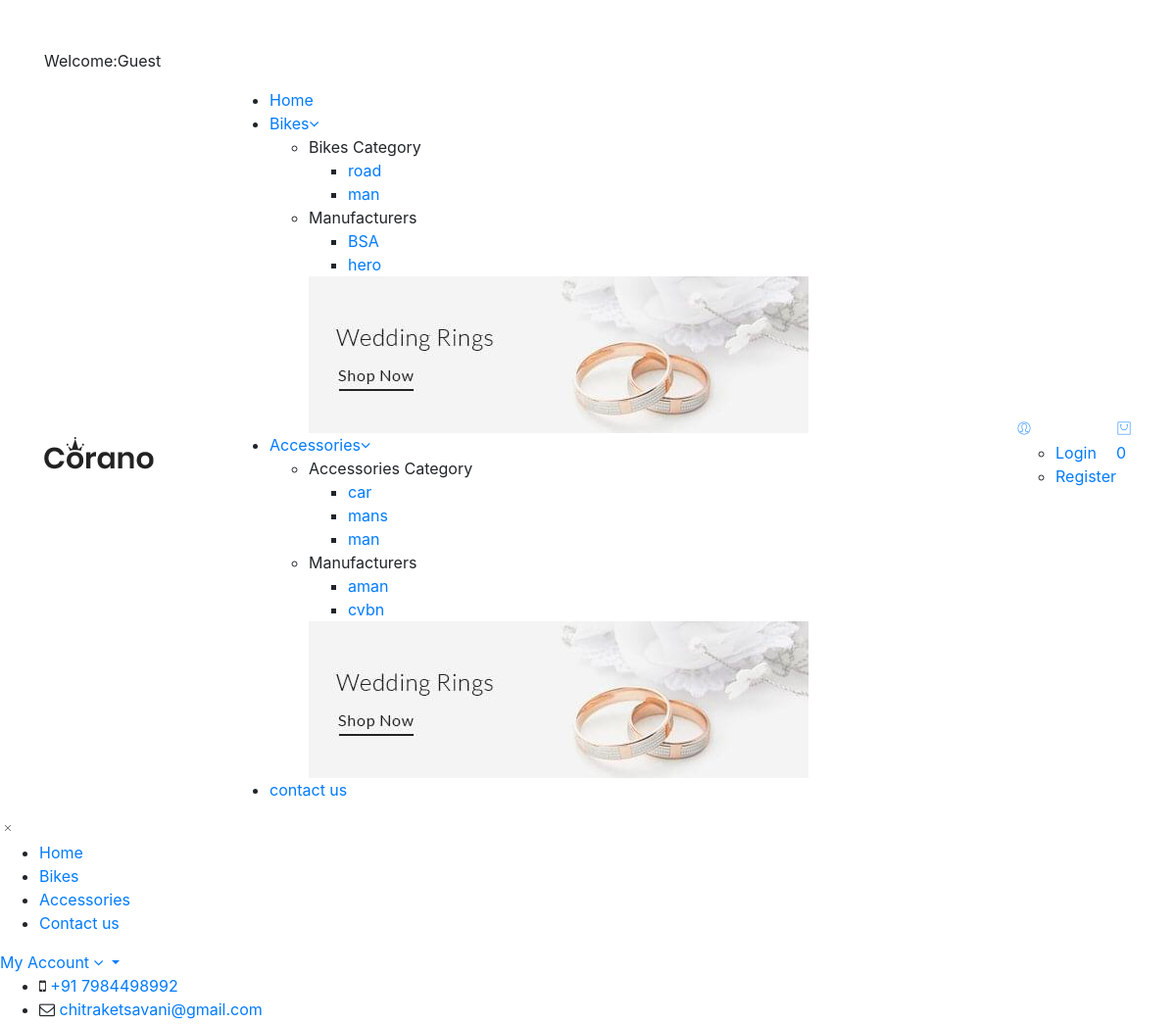
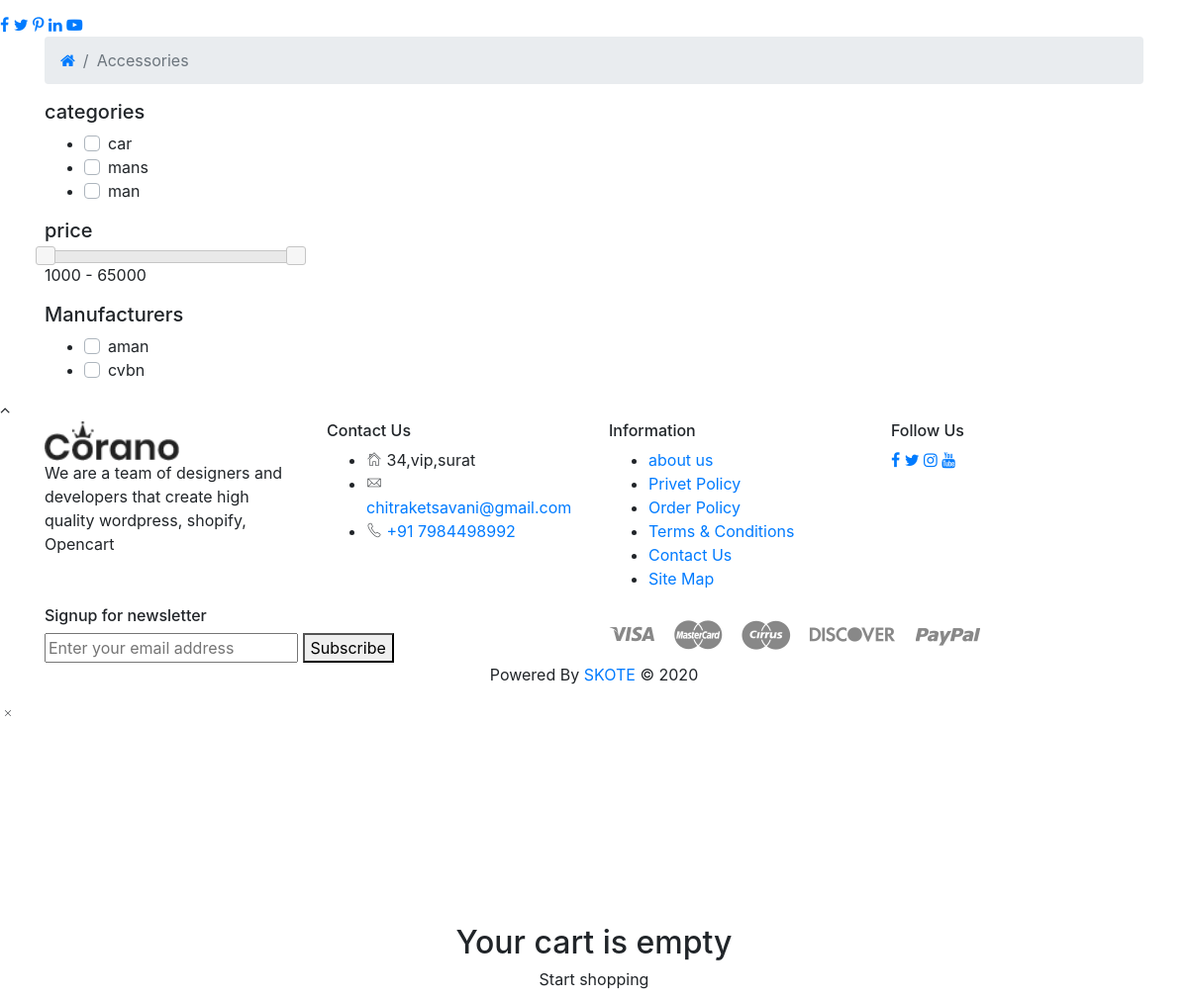
Screenshot of /accessories.php with the database file from the repository (2 pictures, top to bottom).
### tables this page shows
CREATE TABLE `product_categories` (
  `p_cat_id` int(10) NOT NULL AUTO_INCREMENT,
  `p_cat_title` text NOT NULL,
  `p_cat_top` text NOT NULL,
  `p_cat_status` text NOT NULL,
  PRIMARY KEY (`p_cat_id`)
);

CREATE TABLE `manufacturers` (
  `manufacturer_id` int(10) NOT NULL AUTO_INCREMENT,
  `manufacturer_title` text NOT NULL,
  `manufacturer_top` text NOT NULL,
  `manufacturer_status` text NOT NULL,
  PRIMARY KEY (`manufacturer_id`)
);

CREATE TABLE `accessories_category` (
  `accessories_category_id` int(10) NOT NULL AUTO_INCREMENT,
  `accessories_category` text NOT NULL,
  `accessories_category_top` text NOT NULL,
  `accessories_category_status` text NOT NULL,
  PRIMARY KEY (`accessories_category_id`)
);

CREATE TABLE `accessories_brand` (
  `accessories_brand_id` int(10) NOT NULL AUTO_INCREMENT,
  `accessories_brand` text NOT NULL,
  `accessories_brand_top` text NOT NULL,
  `accessories_brand_status` text NOT NULL,
  PRIMARY KEY (`accessories_brand_id`)
);

### functions/functions.php (the view, shortened to what the rows shown need)
<?php
$db=mysqli_connect("localhost","root","","ecom_store");
            ?>
        <?php
function  getAbrand(){
    global $db;
    $sql="SELECT  * FROM accessories_brand WHERE accessories_brand_top='yes' and accessories_brand_status='yes'";
    $result=$db->query($sql);
    while ($row=$result->fetch_assoc()) {
        ?>
    <li>
    <div class="custom-control custom-checkbox">
        <label class="common_selector accessories_brand_id custom-control-label" for="<?php echo  $row['accessories_brand']; ?>"><?php echo  $row['accessories_brand']; ?></label>
    </div>
    </li>
    <?php
    }
        ?>
    <?php
}
function getAcategory(){
    global $db;
    $sql="SELECT *  FROM accessories_category WHERE accessories_category_top='yes' and accessories_category_status='yes'";
    $result=$db->query($sql);
    while ($row=$result->fetch_assoc()) {
        ?>
    <li>
    <div class="custom-control custom-checkbox">
        <label class="common_selector accessories_category custom-control-label" for="<?php echo $row['accessories_category']; ?>"><?php echo $row['accessories_category']; ?></label>
    </div>
    </li>
    <?php
    }
        ?>
    <?php
}
        ?>

### includes/header.php (shortened to what the rows shown need)
<?php
include("includes/db.php");
include("functions/functions.php");
 ?>
<!doctype html>
<html class="no-js" lang="en">
<head>
    <link rel="stylesheet" href="assets/css/vendor/bootstrap.min.css">
    <link rel="stylesheet" href="assets/css/vendor/pe-icon-7-stroke.css">
    <link rel="stylesheet" href="assets/css/vendor/font-awesome.min.css">
    <link rel="stylesheet" href="assets/css/plugins/slick.min.css">
    <link rel="stylesheet" href="assets/css/plugins/animate.css">
    <link rel="stylesheet" href="assets/css/plugins/nice-select.css">
    <link rel="stylesheet" href="assets/css/plugins/jqueryui.min.css">
    <link rel="stylesheet" href="assets/js/plugins/jquery.min.js">
    <link rel="stylesheet" href="assets/js/main.js">
    <link rel="stylesheet" href="assets/js/plugins/jqueryui.min.js">
    <link rel="stylesheet" href="assets/js/jquerys.min.js">
    <link rel="stylesheet" href="assets/js/bootstrap.min.js">
    <link rel="stylesheet" href="assets/css/style.css">
</head>
<body>
<header class="header-area header-wide">
        <div class="main-header d-none d-lg-block">
            <div class="header-main-area sticky">
                <div class="container">
                    <div class="row align-items-center position-relative">
                        <div class="col-lg-6 position-static">
                            <div class="main-menu-area">
                                <div class="main-menu">
                                     <nav class="desktop-menu">
                                        <ul>
                                            <li class="position-static <?php if($active=='Shop') echo"active"?>"><a href="bike">Bikes<i class="fa fa-angle-down"></i></a>
                                                <ul class="megamenu dropdown">
                                                    <li class="mega-title"><span>Bikes Category</span>
                                                        <ul>
                                                            <?php
                                                            $select_category="select * from product_categories where p_cat_status='yes'";
                                                            $run_category=mysqli_query($con,$select_category);
                                                            while($row_category=mysqli_fetch_array($run_category))
                                                            {
                                                             ?>
                                                            <li><a href="bike?category_id=<?php echo base64_encode($row_category['p_cat_id']); ?>"><?php echo $row_category['p_cat_title']; ?></a></li>
                                                            <?php }?>
                                                        </ul>
                                                    </li>
                                                    <li class="mega-title"><span>Manufacturers</span>
                                                        <ul>
                                                        <?php
                                                            $select_manufacturer="select * from manufacturers where manufacturer_status='yes'";
                                                            $run_manufacturer=mysqli_query($con,$select_manufacturer);
                                                            while($row_manufacturer=mysqli_fetch_array($run_manufacturer))
                                                            {
                                                             ?>
                                                            <li><a href="bike?manufacturer_id=<?php echo base64_encode($row_manufacturer['manufacturer_id']); ?>"><?php echo $row_manufacturer['manufacturer_title']; ?></a></li>
                                                            <?php }?>
                                                        </ul>
                                                    </li>
                                                </ul>
                                            </li>
                                            <li class="position-static <?php if($active=='Accessories') echo"active"?>"><a href="accessories">Accessories<i class="fa fa-angle-down"></i></a>
                                                <ul class="megamenu dropdown">
                                                    <li class="mega-title"><span>Accessories Category</span>
                                                        <ul>
                                                            <?php
                                                            $select_accessories="select * from accessories_category where accessories_category_status='yes'";
                                                            $run_accessories=mysqli_query($con,$select_accessories);
                                                            while($row_accessories=mysqli_fetch_array($run_accessories))
                                                            {
                                                             ?>
                                                            <li><a href="accessories?category_id=<?php echo base64_encode($row_accessories['accessories_category_id']); ?>"><?php echo $row_accessories['accessories_category']; ?></a></li>
                                                            <?php }?>
                                                        </ul>
                                                    </li>
                                                    <li class="mega-title"><span>Manufacturers</span>
                                                        <ul>
                                                        <?php
                                                            $select_manufacturers="select * from accessories_brand where accessories_brand_status='yes'";
                                                            $run_manufacturers=mysqli_query($con,$select_manufacturers);
                                                            while($row_manufacturers=mysqli_fetch_array($run_manufacturers))
                                                            {
                                                             ?>
                                                            <li><a href="accessories?manufacturer_id=<?php echo base64_encode($row_manufacturers['accessories_brand_id']); ?>"><?php echo $row_manufacturers['accessories_brand']; ?></a></li>
                                                            <?php }?>
                                                        </ul>
                                                    </li>
                                                </ul>
                                            </li>
                                        </ul>
                                    </nav>
                                </div>
                            </div>
                        </div>
                    </div>
                </div>
            </div>
        </div>
    </header>

### rows the page displays
product_categories: p_cat_title "road"
product_categories: p_cat_title "man"
manufacturers: manufacturer_title "BSA"
manufacturers: manufacturer_title "hero"
accessories_category: accessories_category "car"
accessories_category: accessories_category "mans"
accessories_category: accessories_category "man"
accessories_brand: accessories_brand "aman"
accessories_brand: accessories_brand "cvbn"
